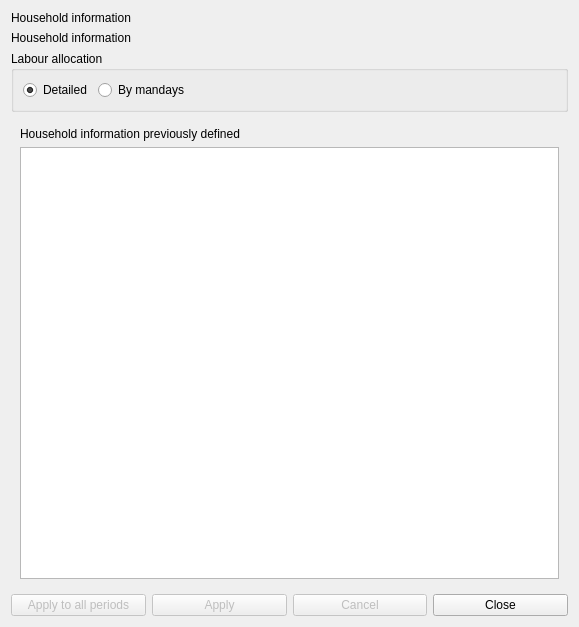
<?xml version="1.0" encoding="UTF-8"?>
<ui version="4.0">
 <class>labourallocation</class>
 <widget class="impgenmaint" name="labourallocation">
  <property name="geometry">
   <rect>
    <x>0</x>
    <y>0</y>
    <width>579</width>
    <height>627</height>
   </rect>
  </property>
  <property name="windowTitle">
   <string>Form</string>
  </property>
  <layout class="QVBoxLayout" name="verticalLayout_5">
   <item>
    <layout class="QVBoxLayout" name="verticalLayout_2">
     <item>
      <widget class="QLabel" name="header1">
       <property name="enabled">
        <bool>true</bool>
       </property>
       <property name="palette">
        <palette>
         <active>
          <colorrole role="WindowText">
           <brush brushstyle="SolidPattern">
            <color alpha="255">
             <red>0</red>
             <green>0</green>
             <blue>0</blue>
            </color>
           </brush>
          </colorrole>
         </active>
         <inactive>
          <colorrole role="WindowText">
           <brush brushstyle="SolidPattern">
            <color alpha="255">
             <red>0</red>
             <green>0</green>
             <blue>0</blue>
            </color>
           </brush>
          </colorrole>
         </inactive>
         <disabled>
          <colorrole role="WindowText">
           <brush brushstyle="SolidPattern">
            <color alpha="255">
             <red>0</red>
             <green>0</green>
             <blue>0</blue>
            </color>
           </brush>
          </colorrole>
         </disabled>
        </palette>
       </property>
       <property name="toolTip">
        <string/>
       </property>
       <property name="text">
        <string>Household information</string>
       </property>
      </widget>
     </item>
     <item>
      <widget class="QLabel" name="header2">
       <property name="enabled">
        <bool>true</bool>
       </property>
       <property name="palette">
        <palette>
         <active>
          <colorrole role="WindowText">
           <brush brushstyle="SolidPattern">
            <color alpha="255">
             <red>0</red>
             <green>0</green>
             <blue>0</blue>
            </color>
           </brush>
          </colorrole>
         </active>
         <inactive>
          <colorrole role="WindowText">
           <brush brushstyle="SolidPattern">
            <color alpha="255">
             <red>0</red>
             <green>0</green>
             <blue>0</blue>
            </color>
           </brush>
          </colorrole>
         </inactive>
         <disabled>
          <colorrole role="WindowText">
           <brush brushstyle="SolidPattern">
            <color alpha="255">
             <red>0</red>
             <green>0</green>
             <blue>0</blue>
            </color>
           </brush>
          </colorrole>
         </disabled>
        </palette>
       </property>
       <property name="toolTip">
        <string/>
       </property>
       <property name="text">
        <string>Household information</string>
       </property>
      </widget>
     </item>
    </layout>
   </item>
   <item>
    <widget class="QGroupBox" name="groupBox">
     <property name="title">
      <string>Labour allocation</string>
     </property>
     <layout class="QHBoxLayout" name="horizontalLayout_2">
      <item>
       <widget class="QRadioButton" name="radioButton">
        <property name="text">
         <string>Detailed</string>
        </property>
        <property name="checked">
         <bool>true</bool>
        </property>
       </widget>
      </item>
      <item>
       <widget class="QRadioButton" name="radioButton_2">
        <property name="text">
         <string>By mandays</string>
        </property>
       </widget>
      </item>
      <item>
       <spacer name="horizontalSpacer_2">
        <property name="orientation">
         <enum>Qt::Horizontal</enum>
        </property>
        <property name="sizeHint" stdset="0">
         <size>
          <width>40</width>
          <height>20</height>
         </size>
        </property>
       </spacer>
      </item>
     </layout>
    </widget>
   </item>
   <item>
    <widget class="QStackedWidget" name="stackedWidget">
     <property name="sizePolicy">
      <sizepolicy hsizetype="Preferred" vsizetype="Expanding">
       <horstretch>0</horstretch>
       <verstretch>0</verstretch>
      </sizepolicy>
     </property>
     <property name="currentIndex">
      <number>0</number>
     </property>
     <widget class="QWidget" name="page">
      <layout class="QVBoxLayout" name="verticalLayout">
       <item>
        <widget class="QLabel" name="Label17">
         <property name="enabled">
          <bool>true</bool>
         </property>
         <property name="toolTip">
          <string/>
         </property>
         <property name="text">
          <string>Household information previously defined</string>
         </property>
        </widget>
       </item>
       <item>
        <widget class="QTableView" name="ListView1">
         <property name="enabled">
          <bool>true</bool>
         </property>
         <property name="toolTip">
          <string/>
         </property>
        </widget>
       </item>
      </layout>
     </widget>
     <widget class="QWidget" name="page_2">
      <layout class="QVBoxLayout" name="verticalLayout_3">
       <item>
        <layout class="QGridLayout" name="gridLayout">
         <item row="0" column="0">
          <widget class="QLabel" name="label">
           <property name="text">
            <string>Mandays:</string>
           </property>
          </widget>
         </item>
         <item row="1" column="0">
          <widget class="QLabel" name="label_2">
           <property name="text">
            <string>Price per manday:</string>
           </property>
          </widget>
         </item>
         <item row="0" column="1">
          <widget class="IMPEdit" name="iMPEdit">
           <property name="maximumSize">
            <size>
             <width>100</width>
             <height>16777215</height>
            </size>
           </property>
           <property name="FieldType">
            <enum>IMPEdit::Numeric</enum>
           </property>
           <property name="FieldName">
            <string>mandays</string>
           </property>
          </widget>
         </item>
         <item row="1" column="1">
          <widget class="IMPEdit" name="iMPEdit_2">
           <property name="maximumSize">
            <size>
             <width>100</width>
             <height>16777215</height>
            </size>
           </property>
           <property name="FieldType">
            <enum>IMPEdit::Numeric</enum>
           </property>
           <property name="FieldName">
            <string>pricemanday</string>
           </property>
          </widget>
         </item>
         <item row="0" column="2">
          <spacer name="horizontalSpacer">
           <property name="orientation">
            <enum>Qt::Horizontal</enum>
           </property>
           <property name="sizeHint" stdset="0">
            <size>
             <width>40</width>
             <height>20</height>
            </size>
           </property>
          </spacer>
         </item>
         <item row="2" column="0">
          <spacer name="verticalSpacer">
           <property name="orientation">
            <enum>Qt::Vertical</enum>
           </property>
           <property name="sizeHint" stdset="0">
            <size>
             <width>20</width>
             <height>40</height>
            </size>
           </property>
          </spacer>
         </item>
        </layout>
       </item>
      </layout>
     </widget>
    </widget>
   </item>
   <item>
    <layout class="QHBoxLayout" name="horizontalLayout">
     <item>
      <widget class="QPushButton" name="BitBtn9">
       <property name="enabled">
        <bool>false</bool>
       </property>
       <property name="toolTip">
        <string>Apply this information to all the selected months</string>
       </property>
       <property name="text">
        <string>Apply to all periods</string>
       </property>
       <property name="icon">
        <iconset resource="../images.qrc">
         <normaloff>:/images/apply.png</normaloff>:/images/apply.png</iconset>
       </property>
       <property name="flat">
        <bool>false</bool>
       </property>
      </widget>
     </item>
     <item>
      <widget class="QPushButton" name="BitBtn2">
       <property name="enabled">
        <bool>false</bool>
       </property>
       <property name="toolTip">
        <string/>
       </property>
       <property name="text">
        <string>Apply</string>
       </property>
       <property name="icon">
        <iconset resource="../images.qrc">
         <normaloff>:/images/apply.png</normaloff>:/images/apply.png</iconset>
       </property>
       <property name="flat">
        <bool>false</bool>
       </property>
      </widget>
     </item>
     <item>
      <widget class="QPushButton" name="BitBtn3">
       <property name="enabled">
        <bool>false</bool>
       </property>
       <property name="toolTip">
        <string/>
       </property>
       <property name="text">
        <string>Cancel</string>
       </property>
       <property name="icon">
        <iconset resource="../images.qrc">
         <normaloff>:/images/cancel.png</normaloff>:/images/cancel.png</iconset>
       </property>
       <property name="flat">
        <bool>false</bool>
       </property>
      </widget>
     </item>
     <item>
      <widget class="QPushButton" name="BitBtn4">
       <property name="enabled">
        <bool>true</bool>
       </property>
       <property name="toolTip">
        <string/>
       </property>
       <property name="text">
        <string>Close</string>
       </property>
       <property name="icon">
        <iconset resource="../images.qrc">
         <normaloff>:/images/closeform.png</normaloff>:/images/closeform.png</iconset>
       </property>
       <property name="flat">
        <bool>false</bool>
       </property>
      </widget>
     </item>
    </layout>
   </item>
  </layout>
 </widget>
 <customwidgets>
  <customwidget>
   <class>IMPEdit</class>
   <extends>QLineEdit</extends>
   <header>impedit.h</header>
  </customwidget>
  <customwidget>
   <class>impgenmaint</class>
   <extends>QWidget</extends>
   <header>impgenmaint.h</header>
   <container>1</container>
  </customwidget>
 </customwidgets>
 <resources>
  <include location="../images.qrc"/>
 </resources>
 <connections/>
</ui>
